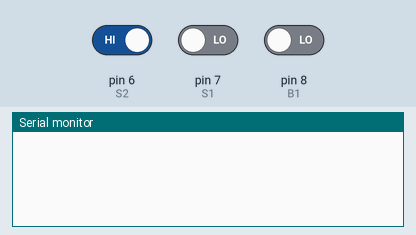
This sketch was run on a simulated Arduino Uno, built with avr-gcc and run on an emulated ATmega328P. On the bench: the last lines printed to the serial monitor. The inputs (shaded band) are chosen by the test bench; at power-on: pin 6 (S2) HIGH, pin 8 (B1) LOW, pin 7 (S1) LOW.

Above: at 1.2 s.
1.3 s: pin 6 (S2) driven LOW
At 2.0 s:
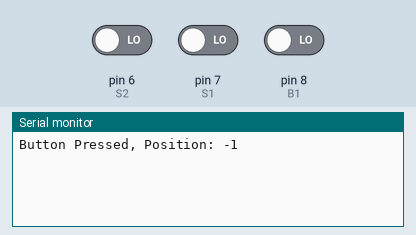
2.8 s: pin 8 (B1) driven HIGH
At 3.1 s:
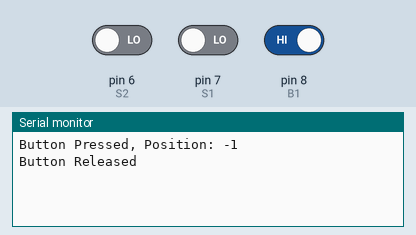
4.3 s: pin 6 (S2) driven HIGH
At 5.5 s:
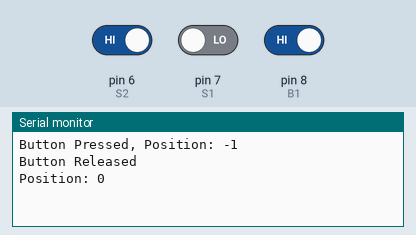
5.8 s: pin 8 (B1) driven LOW
At 6.6 s:
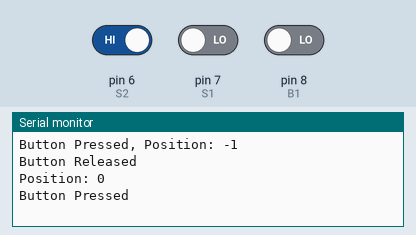

The sketch:

rotary.ino
```cpp
// (licence header left out)
 #define S2 6
 #define S1 7
 #define B1 8
 int counter = 0;
 int aState;
 int buttonState;
 int lastButtonState;
 int aLastState;
 void setup() {
   pinMode (S2,INPUT);
   pinMode (S1,INPUT);
   pinMode (B1,INPUT);

   Serial.begin (9600);
   aLastState = digitalRead(S2);
   lastButtonState=digitalRead(B1);
 }
 void loop() {
   aState = digitalRead(S2);
   buttonState = digitalRead(B1);
   if (aState != aLastState){
     if (digitalRead(S1) != aState) {
       counter ++;
     } else {
       counter --;
     }
     if (buttonState == HIGH) {
       Serial.print("Position: ");
     } else {
       Serial.print("Button Pressed, Position: ");
     }
     Serial.println(counter);
   }
   else {
     if(buttonState!=lastButtonState) {
       if (buttonState == HIGH) {
          Serial.println("Button Released");
       } else {
        Serial.println("Button Pressed");
       }
       lastButtonState=buttonState;
     }
   }
   aLastState = aState;
 }
```

Measured:
- after the input at 1.3 s, the serial monitor: prints a new line at once (image 1)
- after the input at 2.8 s, the serial monitor: prints a new line at once (image 2)
- after the input at 4.3 s, the serial monitor: prints a new line at once (image 3)
- after the input at 5.8 s, the serial monitor: prints a new line at once (image 4)
